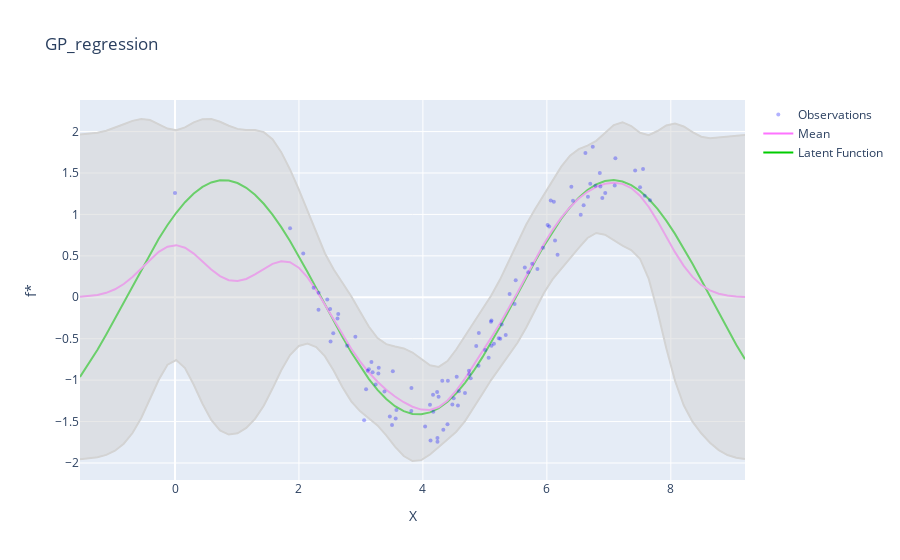

The cell this chart's notebook holds for it:
### Markdown cell above
## GP regression

### Code cell
model1 = GP(X, y)
mean1, cov1 = model1.predict(X_pred.clone())

visualize(X, y, X_pred, f, mean1, cov1, title="GP_regression")
